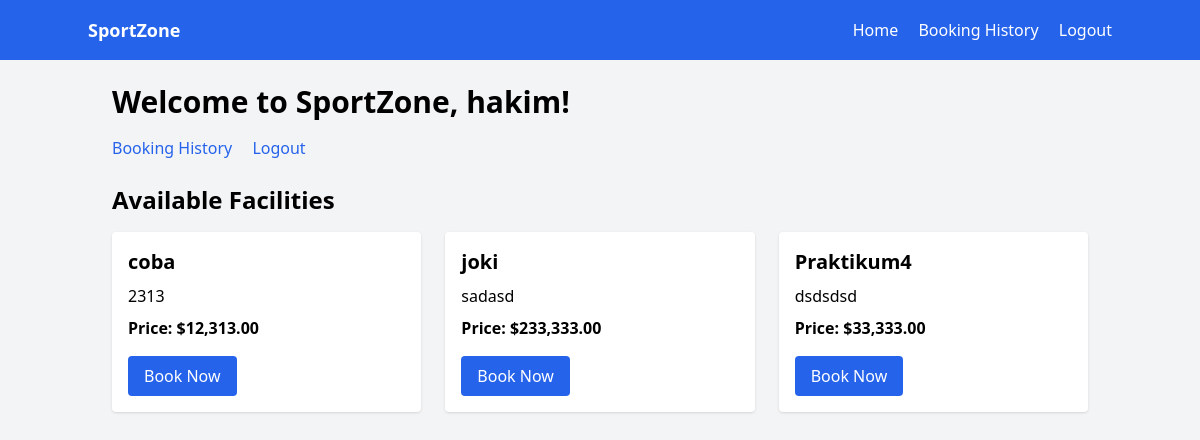
Page /home.php (signed in) on the earlier database version.
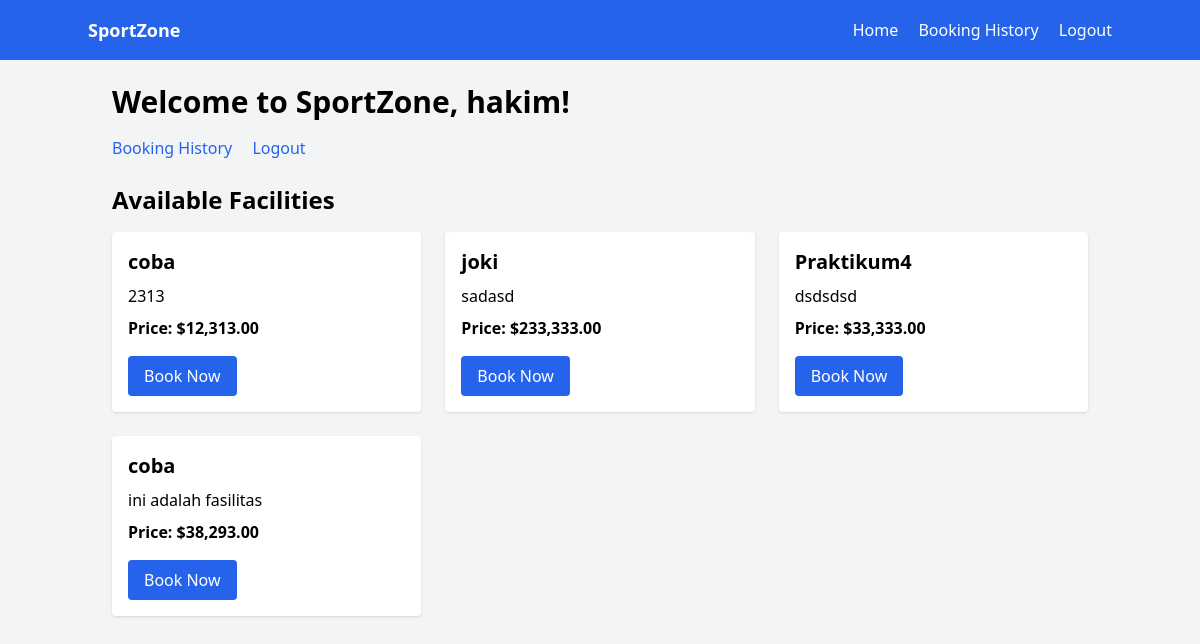
Same page on the later database version.
### tables this page shows
CREATE TABLE `facilities` (
  `id` int NOT NULL AUTO_INCREMENT,
  `name` varchar(100) NOT NULL,
  `description` text,
  `price` decimal(10,2) NOT NULL,
  `available` tinyint(1) DEFAULT '1',
  `created_at` timestamp NULL DEFAULT CURRENT_TIMESTAMP,
  PRIMARY KEY (`id`)
);

### home.php (the view, shortened to what this page needs)
<?php
require 'config/init.php';
$facilities = [];
$result = mysqli_query($conn, 'SELECT * FROM facilities WHERE available = TRUE');
if ($result) {
    while ($row = mysqli_fetch_assoc($result)) {
        $facilities[] = $row;
    }
}
?>
<!DOCTYPE html>
<html lang="en">
<head>
    <script src="https://cdn.tailwindcss.com"></script>
</head>
<body class="bg-gray-100 min-h-screen flex flex-col">
    <?php include 'navbar.php'; ?>
    <main class="container mx-auto flex-grow p-6">
        <h1 class="text-3xl font-bold mb-4">Welcome to SportZone,
            <?php echo htmlspecialchars($_SESSION['username']); ?>!</h1>
        <div class="mb-6">
            <a href="history.php" class="text-blue-600 hover:underline mr-4">Booking History</a>
            <a href="logout.php" class="text-blue-600 hover:underline">Logout</a>
        </div>
        <section>
            <h2 class="text-2xl font-semibold mb-4">Available Facilities</h2>
            <?php if (count($facilities) > 0): ?>
            <ul class="grid grid-cols-1 md:grid-cols-2 lg:grid-cols-3 gap-6">
                <?php foreach ($facilities as $facility): ?>
                <li class="bg-white rounded shadow p-4">
                    <h3 class="text-xl font-semibold mb-2"><?php echo htmlspecialchars($facility['name']); ?></h3>
                    <p class="mb-2"><?php echo htmlspecialchars($facility['description']); ?></p>
                    <p class="mb-4 font-semibold">Price: $<?php echo number_format($facility['price'], 2); ?></p>
                    <a href="booking.php?facility_id=<?php echo $facility['id']; ?>"
                        class="inline-block bg-blue-600 text-white px-4 py-2 rounded hover:bg-blue-700">Book Now</a>
                </li>
                <?php endforeach; ?>
            </ul>
            <?php else: ?>
            <p>No facilities available at the moment.</p>
            <?php endif; ?>
        </section>
    </main>
</body>
</html>

Differences in the rows shown:
added facilities: name "coba", description "ini adalah fasilitas", price "38,293.00"
